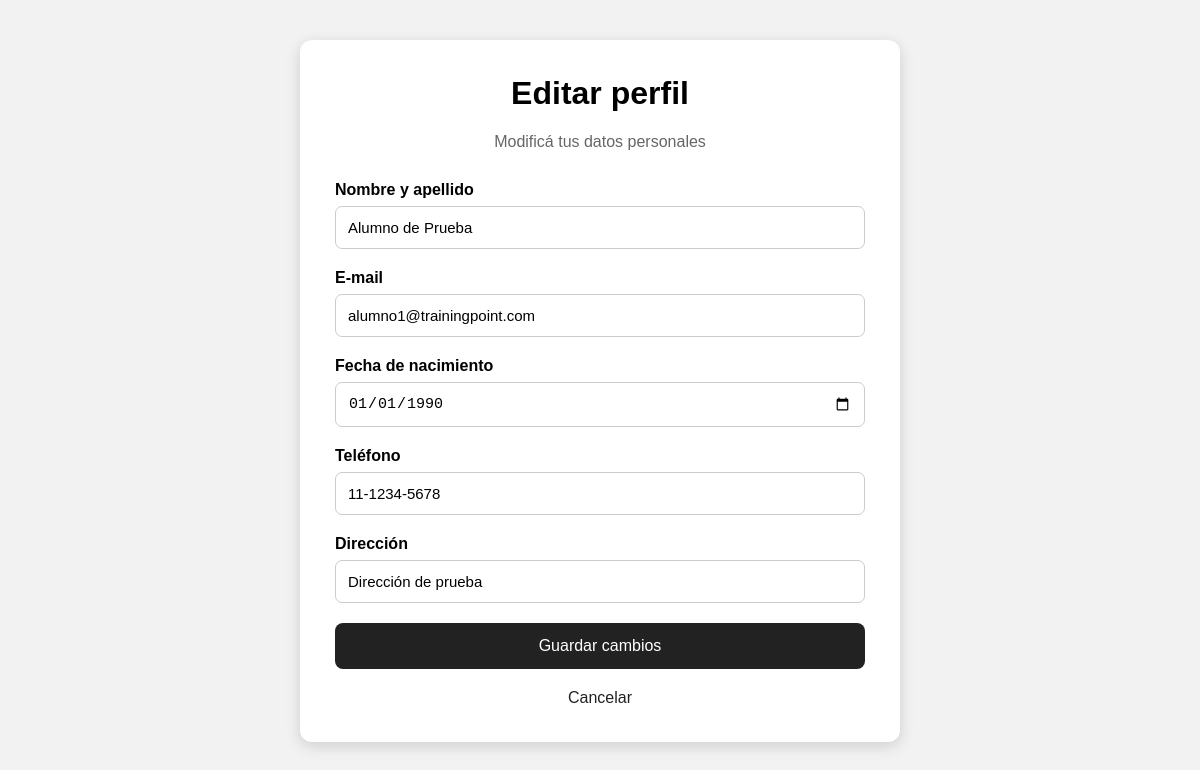
The page /editar-perfil (signed in) on the database its author committed.
### tables this page shows
CREATE TABLE alumnos (
            id INTEGER PRIMARY KEY AUTOINCREMENT,
            usuario_id INTEGER UNIQUE,
            nombre TEXT NOT NULL,
            email TEXT,
            fecha_nacimiento TEXT,
            telefono TEXT,
            direccion TEXT,
            certificado_medico TEXT,
            activo INTEGER DEFAULT 1, foto_perfil TEXT,
            FOREIGN KEY (usuario_id) REFERENCES usuarios(id)
        );

### app.py (the view, shortened to what this page needs)
@app.route("/editar-perfil", methods=["GET", "POST"])
def editar_perfil():
    if "usuario_id" not in session:
        return redirect(url_for("inicio"))
    conexion = conectar()
    conexion.row_factory = sqlite3.Row
    cursor = conexion.cursor()
    cursor.execute("""
        SELECT nombre, email, fecha_nacimiento, telefono, direccion
        FROM alumnos
        WHERE usuario_id = ?
    """, (session["usuario_id"],))
    alumno = cursor.fetchone()
    conexion.close()
    if alumno is None:
        return "No se encontró el perfil del alumno."
    return render_template(
        "editar_perfil.html",
        alumno=alumno
    )

### database.py (called while the page is built)
def conectar():
    conexion = sqlite3.connect("trainingpoint.db")
    return conexion

### templates/editar_perfil.html (shortened to what this page needs)
<!DOCTYPE html>
<html lang="es">
<head>
</head>
<body>
    <div class="contenedor">
        <h1>Editar perfil</h1>
        <p class="subtitulo">
            Modificá tus datos personales
        </p>
        <form method="POST">
            <div class="campo">
                <label for="nombre">
                    Nombre y apellido
                </label>
                <input
                    type="text"
                    id="nombre"
                    name="nombre"
                    value="{{ alumno.nombre }}"
                    required
                >
            </div>
            <div class="campo">
                <label for="email">
                    E-mail
                </label>
                <input
                    type="email"
                    id="email"
                    name="email"
                    value="{{ alumno.email }}"
                    required
                >
            </div>
            <div class="campo">
                <label for="fecha_nacimiento">
                    Fecha de nacimiento
                </label>
                <input
                    type="date"
                    id="fecha_nacimiento"
                    name="fecha_nacimiento"
                    value="{{ alumno.fecha_nacimiento }}"
                    required
                >
            </div>
            <div class="campo">
                <label for="telefono">
                    Teléfono
                </label>
                <input
                    type="tel"
                    id="telefono"
                    name="telefono"
                    value="{{ alumno.telefono }}"
                    required
                >
            </div>
            <div class="campo">
                <label for="direccion">
                    Dirección
                </label>
                <input
                    type="text"
                    id="direccion"
                    name="direccion"
                    value="{{ alumno.direccion }}"
                >
            </div>
            <button type="submit" class="boton">
                Guardar cambios
            </button>
        </form>
        <a href="{{ url_for('perfil_alumno') }}" class="cancelar">
            Cancelar
        </a>
    </div>
</body>
</html>

### templates/editar_perfil.html (style rules this page uses)
* { box-sizing: border-box; }
body { margin: 0; font-family: Arial, sans-serif; background-color: #f2f2f2; }
.contenedor { width: 90%; max-width: 600px; margin: 40px auto; background-color: white; padding: 35px; border-radius: 12px; box-shadow: 0 4px 15px rgba(0, 0, 0, 0.15); }
h1 { text-align: center; margin-top: 0; }
.subtitulo { text-align: center; color: #666; margin-bottom: 30px; }
.campo { margin-bottom: 20px; }
label { display: block; font-weight: bold; margin-bottom: 7px; }
input { width: 100%; padding: 12px; border: 1px solid #ccc; border-radius: 7px; font-size: 15px; }
.boton { width: 100%; padding: 14px; background-color: #222; color: white; border: none; border-radius: 8px; font-size: 16px; cursor: pointer; }
.cancelar { display: block; text-align: center; margin-top: 20px; color: #222; text-decoration: none; }

### rows shown on the page
alumnos: nombre "Alumno de Prueba", email "alumno1@trainingpoint.com", fecha_nacimiento "01/01/1990", telefono "11-1234-5678", direccion "Dirección de prueba"
